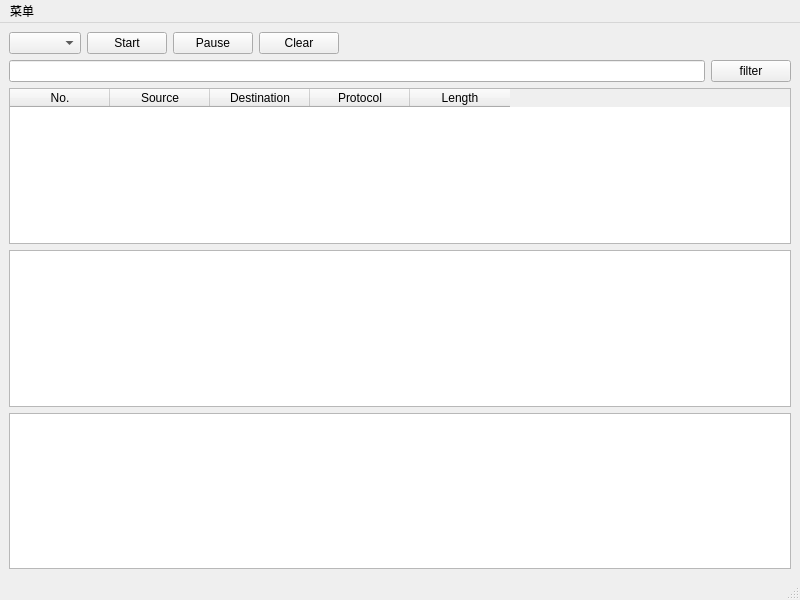
<?xml version="1.0" encoding="UTF-8"?>
<ui version="4.0">
 <class>MainWindow</class>
 <widget class="QMainWindow" name="MainWindow">
  <property name="geometry">
   <rect>
    <x>0</x>
    <y>0</y>
    <width>800</width>
    <height>600</height>
   </rect>
  </property>
  <property name="windowTitle">
   <string>MainWindow</string>
  </property>
  <widget class="QWidget" name="centralwidget">
   <layout class="QVBoxLayout" name="verticalLayout_4">
    <item>
     <layout class="QHBoxLayout" name="horizontalLayout_3">
      <item>
       <widget class="QComboBox" name="comboBox"/>
      </item>
      <item>
       <widget class="QPushButton" name="startButton">
        <property name="text">
         <string>Start</string>
        </property>
       </widget>
      </item>
      <item>
       <widget class="QPushButton" name="pauseButton">
        <property name="text">
         <string>Pause</string>
        </property>
       </widget>
      </item>
      <item>
       <widget class="QPushButton" name="clearButton">
        <property name="text">
         <string>Clear</string>
        </property>
       </widget>
      </item>
      <item>
       <spacer name="horizontalSpacer">
        <property name="orientation">
         <enum>Qt::Horizontal</enum>
        </property>
        <property name="sizeHint" stdset="0">
         <size>
          <width>40</width>
          <height>20</height>
         </size>
        </property>
       </spacer>
      </item>
     </layout>
    </item>
    <item>
     <layout class="QHBoxLayout" name="horizontalLayout_2">
      <item>
       <widget class="QLineEdit" name="lineEdit"/>
      </item>
      <item>
       <widget class="QPushButton" name="pushButton">
        <property name="text">
         <string>filter</string>
        </property>
       </widget>
      </item>
     </layout>
    </item>
    <item>
     <widget class="QTableWidget" name="tableWidget">
      <property name="layoutDirection">
       <enum>Qt::LeftToRight</enum>
      </property>
      <property name="editTriggers">
       <set>QAbstractItemView::NoEditTriggers</set>
      </property>
      <property name="selectionBehavior">
       <enum>QAbstractItemView::SelectRows</enum>
      </property>
      <column>
       <property name="text">
        <string>No.</string>
       </property>
      </column>
      <column>
       <property name="text">
        <string>Source</string>
       </property>
      </column>
      <column>
       <property name="text">
        <string>Destination</string>
       </property>
      </column>
      <column>
       <property name="text">
        <string>Protocol</string>
       </property>
      </column>
      <column>
       <property name="text">
        <string>Length</string>
       </property>
      </column>
     </widget>
    </item>
    <item>
     <widget class="QTreeWidget" name="treeWidget">
      <attribute name="headerVisible">
       <bool>false</bool>
      </attribute>
      <column>
       <property name="text">
        <string/>
       </property>
      </column>
     </widget>
    </item>
    <item>
     <widget class="QListWidget" name="listWidget">
      <property name="font">
       <font>
        <family>Consolas</family>
       </font>
      </property>
     </widget>
    </item>
   </layout>
  </widget>
  <widget class="QMenuBar" name="menubar">
   <property name="geometry">
    <rect>
     <x>0</x>
     <y>0</y>
     <width>800</width>
     <height>21</height>
    </rect>
   </property>
   <widget class="QMenu" name="menu">
    <property name="title">
     <string>菜单</string>
    </property>
    <addaction name="separator"/>
    <addaction name="actionsave"/>
   </widget>
   <addaction name="menu"/>
  </widget>
  <widget class="QStatusBar" name="statusbar"/>
  <action name="actionsave">
   <property name="text">
    <string>save</string>
   </property>
  </action>
 </widget>
 <resources/>
 <connections/>
</ui>
